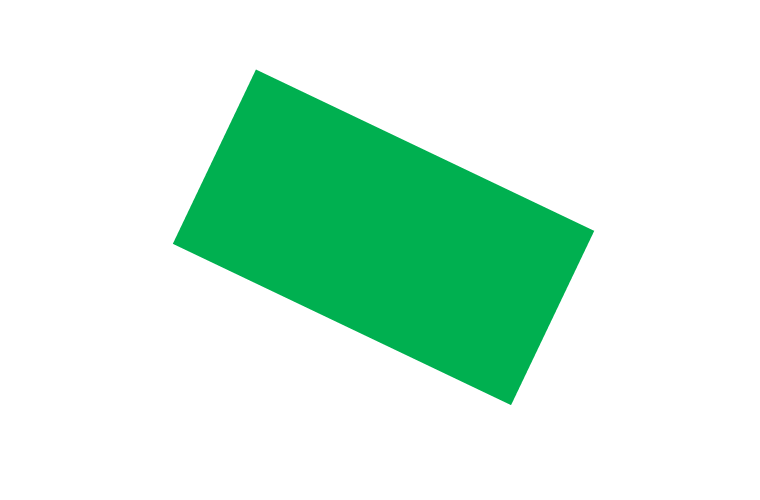
#> input picture Year 02 - 02/Computer Vision/Mid/Work/A01_05_2024_Assignment04/rectangle.png, 760 x 500 px
$ jupyter execute 'Lecture 04.ipynb'
#> lines starting #> are read from the running program, lines starting #| are printed output that depends on the picture
#### ***Lecture 04***  | Image Transformation - Perspective

[cell 1]
import cv2
from matplotlib import pyplot as plt
import numpy as np

[cell 2]
# Load Image
img = cv2.imread('rectangle.png')
#> img is the input picture: shape (500, 760, 3); mean B, G, R 221.7, 240, 206.4
img_rgb = cv2.cvtColor(img, cv2.COLOR_BGR2RGB)

y, x, color = img.shape
#> y = 500; x = 760; color = 3
img_size = (x, y)
#> img_size = (760, 500)

plt.imshow(img_rgb)

[cell 3]
### --- Perspective Transformation: warpAffine ---

# Determine required points, choose three edges
originalPoint = np.float32([(173, 243), (257, 72), (594, 230)])
targetPoint = np.float32([(192, 334), (192, 141), (566, 141)])

# Get transform matrix
# | require float 32 numpy array for the parameter
M = cv2.getAffineTransform(originalPoint, targetPoint)

# Apply transformation
# | borderValue: used for filling background
img_trns = cv2.warpAffine(img_rgb, M, img_size, borderValue=(255, 255, 255))
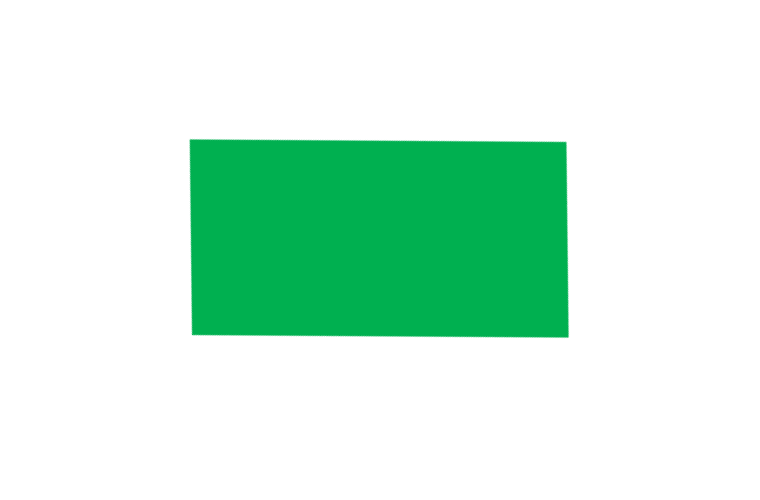
#> img_trns: shape (500, 760, 3); mean R, G, B 205.6, 239.7, 221.1

# Display
plt.imshow(img_trns)

[cell 4]
### --- Perspective Transformation: perspectiveAffine ---

# Load Image
img = cv2.imread('sudoku.jpg')
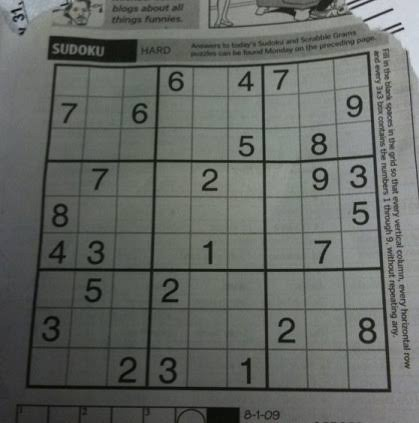
#> input picture Year 02 - 02/Computer Vision/Mid/Work/A01_05_2024_Assignment04/sudoku.jpg, 419 x 423 px
#> img is the input picture: shape (423, 419, 3); mean B, G, R 99.1, 103.3, 99.8
img_rgb = cv2.cvtColor(img, cv2.COLOR_BGR2RGB)
#> img_rgb: shape (423, 419, 3)
y, x, color = img.shape
#> y = 423; x = 419
img_size = (x, y)
#> img_size = (419, 423)

# Gather reference point with external program, like 'paint'
# | we use 4 points from 4 edges
originalPoint = np.float32([(54, 64), (368, 52), (27, 385), (388, 389)])
targetPoint = np.float32([(0,0), (300, 0), (0, 300), (300, 300)])

# Get transform matrix
M = cv2.getPerspectiveTransform(originalPoint, targetPoint)

# Apply transform
# | you can resize the image at 'dsize' argument
img_trns = cv2.warpPerspective(img_rgb, M, (300, 300))
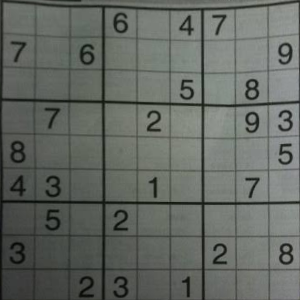
#> img_trns: shape (300, 300, 3); mean R, G, B 99.6, 104.2, 98.7


# Dispaly
plt.figure()

# Display the first image
plt.subplot(1, 2, 1)
plt.imshow(img)
plt.title('Original')
plt.axis('off')  # Turn off axis numbers and labels

# Display the second image
plt.subplot(1, 2, 2)
plt.imshow(img_trns)
plt.title('Transformed')
plt.axis('off')

# Show the plot
plt.show()
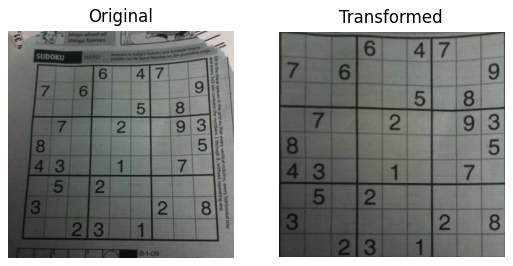
#> figure drawn by matplotlib, 2 panels; B, G, R data is drawn as R, G, B

#### ***Lecture 04***  | Resize & Crop

[cell 5]
# Load Image
img = cv2.imread('flower.jpg')
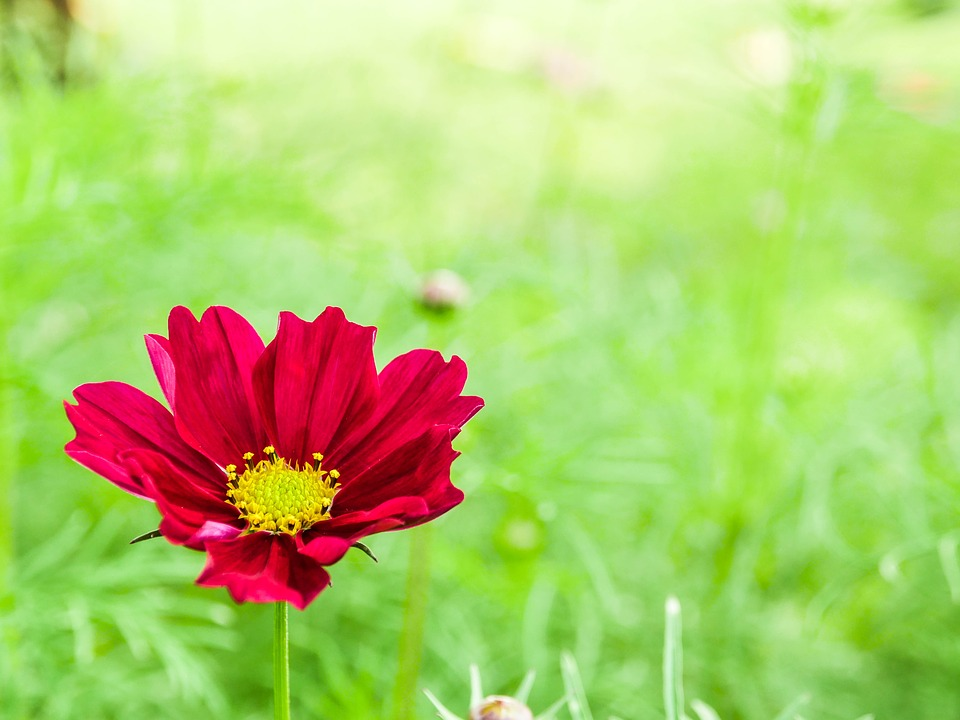
#> input picture Year 02 - 02/Computer Vision/Mid/Work/A01_05_2024_Assignment04/flower.jpg, 960 x 720 px
#> img is the input picture: shape (720, 960, 3); mean B, G, R 108.1, 201.5, 174.9
img_rgb = cv2.cvtColor(img, cv2.COLOR_BGR2RGB)
#> img_rgb: shape (720, 960, 3)

y, x, color = img.shape
#> y = 720; x = 960
img_size = (x, y)
#> img_size = (960, 720)
print(img_size)
#| (960, 720)

plt.imshow(img_rgb)

[cell 6]
### --- Resize ---
# | use to change image resolution not scale


# Sol 1
# | you can use x & y factor to resize the image - can be float
# | put the 'dsize' as none
res1 = cv2.resize(img_rgb, None, fx= 2.5, fy= 2.5)
print(res1.shape)
#| (1800, 2400, 3)


# Sol 2
# | get the image shape and douplicate it
# | make sure that the resultant size is a integer
y, x, c = img.shape
#> c = 3
res2 = cv2.resize(img_rgb, (int(x * 2.5), int(y * 2.5)))
print(res2.shape)
#| (1800, 2400, 3)

[cell 7]
### --- Crop Image ---

# use getRectPix
# params
# | img_mat
# | cropped size
# | center point of image
res3 = cv2.getRectSubPix(img_rgb, (500, 500), (271, 488))
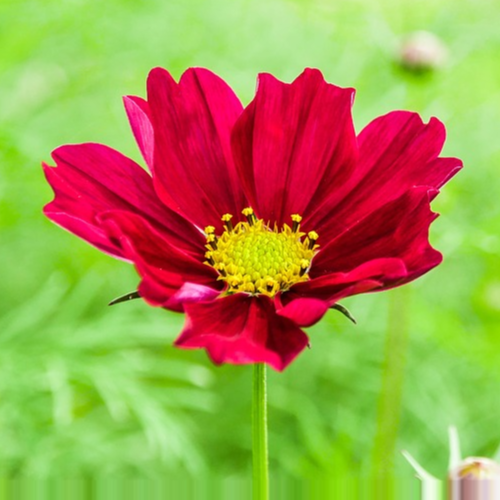
#> res3: shape (500, 500, 3); mean R, G, B 162.4, 151.3, 77.3

plt.imshow(res3)
